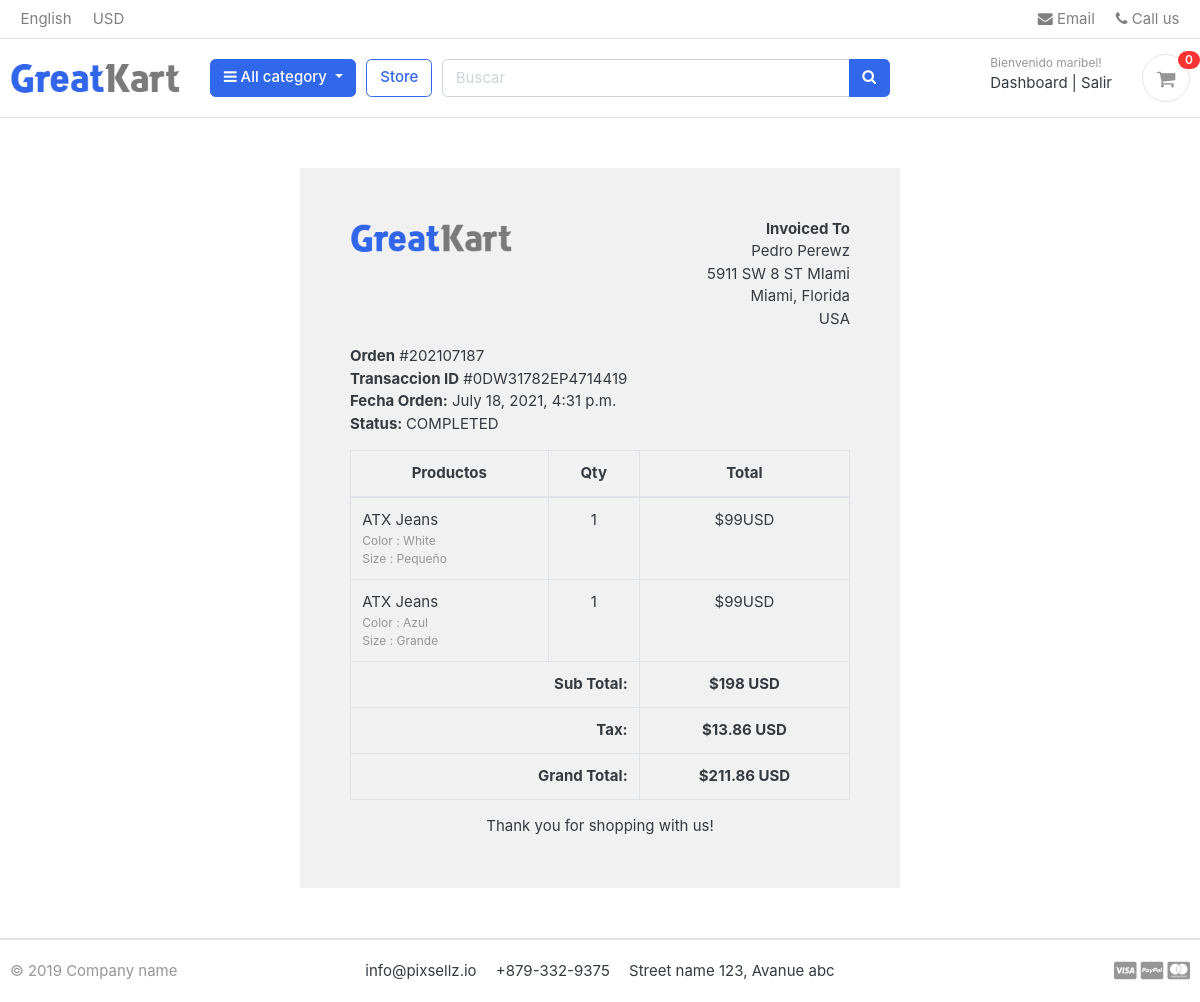
The page /cuentas/order_detail/202107187/ (signed in) on the database its author committed.
### cuentas/models.py (models this page shows, shortened)
class Account(AbstractBaseUser):
    first_name = models.CharField(max_length=50)
    last_name = models.CharField(max_length=50)
    username = models.CharField(max_length=100, unique=True)
    email = models.EmailField(max_length=100, unique=True)
    phone = models.CharField(max_length=50)
    date_joined = models.DateTimeField(auto_now_add=True)
    last_login = models.DateTimeField(auto_now_add=True)
    is_admin = models.BooleanField(default=False)
    is_staff = models.BooleanField(default=False)
    is_active = models.BooleanField(default=False)
    is_superadmin = models.BooleanField(default=False)
    USERNAME_FIELD= 'email'
    REQUIRED_FIELDS = ['username','first_name','last_name']
    objects= MyAccountManager()

### orders/models.py (models this page shows, shortened)
class Order(models.Model):
    STATUS = (
        ('New', 'New'),
        ('Accepted', 'Accepted'),
        ('Completed', 'Completed'),
        ('Cancelled', 'Cancelled'),
    )
    user           = models.ForeignKey(Account, on_delete=models.SET_NULL, null=True)
    payment        = models.ForeignKey(Payment, on_delete=models.SET_NULL, blank=True, null=True)
    order_number   = models.CharField(max_length=20)
    first_name     = models.CharField(max_length=50)
    last_name      = models.CharField(max_length=50)
    phone          = models.CharField(max_length=15)
    email          = models.EmailField(max_length=50)
    address_line_1 = models.CharField(max_length=50)
    address_line_2 = models.CharField(max_length=50, blank=True)
    city           = models.CharField(max_length=50)
    state          = models.CharField(max_length=50)
    country        = models.CharField(max_length=50)
    order_note     = models.CharField(max_length=50, blank=True)
    order_total    = models.FloatField()
    tax            = models.FloatField()
    status         = models.CharField(max_length=10, choices = STATUS, default='New')
    ip             = models.CharField(blank=True, max_length=20)
    is_ordered     = models.BooleanField(default=False)
    created_at     = models.DateTimeField(auto_now_add=True)
    updated_at     = models.DateTimeField(auto_now_add=True)
    def full_name (self):
        return f'{self.first_name} {self.last_name}'
    def full_address (self):
        return f'{self.address_line_1} {self.address_line_2}'

class Payment(models.Model):
    user            = models.ForeignKey(Account, on_delete=models.CASCADE)
    payment_id      = models.CharField(max_length=100)
    payment_method  = models.CharField(max_length=100)
    amount_paid     = models.CharField(max_length=100)
    status          = models.CharField(max_length=100)
    created_at      = models.DateTimeField(auto_now_add=True)

class OrderProduct(models.Model):
    order         = models.ForeignKey(Order, on_delete=models.CASCADE)
    payment       = models.ForeignKey(Payment, on_delete=models.SET_NULL, blank=True, null=True)
    user          = models.ForeignKey(Account, on_delete=models.CASCADE)
    producto      = models.ForeignKey(Producto, on_delete=models.CASCADE)
    variaciones   = models.ManyToManyField(Variaciones, blank= True)
    quantity      = models.IntegerField()
    product_price = models.FloatField()
    ordered       = models.BooleanField(default=False)
    created_at    = models.DateTimeField(auto_now_add=True)
    updated_at    = models.DateTimeField(auto_now=True)

### tienda/models.py (models this page shows, shortened)
class Producto(models.Model):
    producto         = models.CharField(max_length=200, unique=True)
    slug             = models.SlugField(max_length=200, unique=True)
    descripcion      = models.TextField(max_length=500, blank= True)
    precio           = models.IntegerField()
    images           = models.ImageField(upload_to ='photos/products')
    stock            = models.IntegerField()
    esta_disponible  = models.BooleanField(default=True)
    categoria        = models.ForeignKey(Categoria, on_delete= models.CASCADE)
    fecha_creada     = models.DateTimeField(auto_now_add=True)
    fecha_modificada = models.DateTimeField(auto_now=True)

class Variaciones(models.Model):
    producto            = models.ForeignKey(Producto, on_delete=models.CASCADE)
    categoria_variacion = models.CharField(max_length=100, choices= escoger_variacion_categoria)
    valor_variacion     = models.CharField(max_length=100)
    esta_activo         = models.BooleanField(default=True)
    fecha_creado        = models.DateTimeField(auto_now_add=True)
    objects = ManagerVariacion()

### cuentas/views.py (the view)
# urls.py: path('order_detail/<int:order_id>/', views.order_detail, name='order_detail'),
@login_required(login_url='entrar')
def order_detail(request, order_id):
    order_detail = OrderProduct.objects.filter(order__order_number=order_id)
    order= Order.objects.get(order_number= order_id)
    subtotal = 0
    for i in order_detail:
        subtotal += i.producto.precio * i.quantity
    context = {
        'order_detail': order_detail,
        'order': order,
        'subtotal': subtotal,
    }
    return render(request, 'cuentas/order_detail.html', context)

### templates/cuentas/order_detail.html
{% extends 'base.html' %}
{% load static %}
{% block content %}
<div class="container" style="margin: 0 auto;width: 50%;padding: 50px;background: #f1f1f1;margin-top: 50px;margin-bottom: 50px;">
    <div class="row invoice row-printable">
        <div class="col-md-12">
            <div class="panel panel-default plain" id="dash_0">
                <div class="panel-body p30">
                    <div class="row">
                        <div class="col-lg-6">
                            <div class="invoice-logo"><img src="{% static '/images/logo.png' %}" alt="Invoice logo" style="max-height: 40px;"></div>
                        </div>
                        <div class="col-lg-6">
                            <div class="invoice-from">
                                <ul class="list-unstyled text-right">
                                    <li><strong>Invoiced To</strong></li>
                                    <li>{{ order.full_name }}</li>
                                    <li>{{ order.full_address }}</li>
                                    <li>{{order.city }}, {{ order.state }}</li>
                                    <li>{{ order.country }}</li>
                                </ul>
                            </div>
                        </div>
                        <div class="col-lg-12">
                            <div class="invoice-details mt25">
                                <div class="well">
                                    <ul class="list-unstyled mb0">
                                        <li><strong>Orden</strong> #{{ order.order_number }}</li>
                                        <li><strong>Transaccion ID</strong> #{{ order.payment.payment_id }}</li>
                                        <li><strong>Fecha Orden:</strong> {{ order.created_at }}</li>
                                        <li><strong>Status: </strong>{{ order.payment.status }}</li>
                                    </ul>
                                </div>
                            </div>
                            <div class="invoice-items">
                                <div class="table-responsive" style="overflow: hidden; outline: none;" tabindex="0">
                                    <table class="table table-bordered">
                                        <thead>
                                            <tr>
                                                <th class="per70 text-center">Productos</th>
                                                <th class="per5 text-center">Qty</th>
                                                <th class="per25 text-center">Total</th>
                                            </tr>
                                        </thead>
                                        <tbody>
                                            {% for item in order_detail %}
                                            <tr>
                                                <td>{{ item.producto.producto }}
                                                    <p class="text-muted small">
                                                        {% if item.variaciones.all %}
                                                            {% for i in item.variaciones.all %}
                                                                 {{ i.categoria_variacion | capfirst }} : {{ i.valor_variacion | capfirst }} <br>
                                                            {% endfor %}
                                                        {% endif %}
                                                    </p>
                                                </td>
                                                <td class="text-center">{{ item.quantity }}</td>
                                                <td class="text-center">${{ item.producto.precio }}USD</td>
                                            </tr>
                                            {% endfor %}
                                        </tbody>
                                        <tfoot>
                                            <tr>
                                                <th colspan="2" class="text-right">Sub Total:</th>
                                                <th class="text-center">${{ subtotal }} USD</th>
                                            </tr>
                                            <tr>
                                                <th colspan="2" class="text-right">Tax:</th>
                                                <th class="text-center">${{ order.tax }} USD</th>
                                            </tr>
                                            <tr>
                                                <th colspan="2" class="text-right">Grand Total:</th>
                                                <th class="text-center">${{ order.order_total }} USD</th>
                                            </tr>
                                        </tfoot>
                                    </table>
                                </div>
                            </div>
                            <div class="invoice-footer mt25">
                                <p class="text-center">Thank you for shopping with us!</p>
                            </div>
                        </div>
                    </div>
                </div>
            </div>
        </div>
    </div>
    </div>
{% endblock %}

### templates/includes/navbar.html (shortened to what this page needs)
    {% load static %}
    <header class="section-header">
        <nav class="navbar p-md-0 navbar-expand-sm navbar-light border-bottom">
        <div class="container">
          <div class="collapse navbar-collapse" id="navbarTop4">
            <ul class="navbar-nav mr-auto">
                <li class="nav-item dropdown">
                     <a href="#" class="nav-link">   English </a>
                </li>
                <li class="nav-item dropdown">
                    <a href="#" class="nav-link"> USD </a>
                </li>
            </ul>
            <ul class="navbar-nav">
                <li><a href="#" class="nav-link"> <i class="fa fa-envelope"></i> Email </a></li>
                <li><a href="#" class="nav-link"> <i class="fa fa-phone"></i> Call us </a></li>
            </ul>
          </div>
        </div>
        </nav>
        <section class="header-main border-bottom">
            <div class="container">
        <div class="row align-items-center">
            <div class="col-lg-2 col-md-3 col-6">
                <a href="{% url 'home' %}" class="brand-wrap">
                    <img class="logo" src="{% static './images/logo.png' %}">
                </a>
            </div>
            <div class="col-lg col-sm col-md col-6 flex-grow-0">
                <div class="category-wrap dropdown d-inline-block float-right">
                    <button type="button" class="btn btn-primary dropdown-toggle" data-toggle="dropdown">
                        <i class="fa fa-bars"></i> All category
                    </button>
                </div>
            </div>
            <a href="{% url 'tienda' %}" class="btn btn-outline-primary">Store</a>
            <div class="col-lg  col-md-6 col-sm-12 col">
                <form action="{% url 'buscar' %}" class="buscar" method="GET">
                    <div class="input-group w-100">
                        <input type="text" class="form-control" style="width:60%;" placeholder="Buscar" name="keyword">
                        <div class="input-group-append">
                          <button class="btn btn-primary" type="submit">
                            <i class="fa fa-search"></i>
                          </button>
                        </div>
                    </div>
                </form>
            </div>
            <div class="col-lg-3 col-sm-6 col-8 order-2 order-lg-3">
                        <div class="d-flex justify-content-end mb-3 mb-lg-0">
                            {% if user.id is None %}
                            <div class="widget-header">
                                <small class="title text-muted">Welcome guest!</small>
                                <div>
                                    <a href="{% url 'entrar' %}">Entrar</a> <span class="dark-transp"> | </span>
                                    <a href="{% url 'registrate' %}"> Registrate</a>
                                </div>
                            </div>
                            {% else %}
                            <div class="widget-header">
                                <small class="title text-muted">Bienvenido {{ user.first_name }}!</small>
                                <div>
                                    <a href="{% url 'dashboard' %}">Dashboard</a> <span class="dark-transp"> | </span>
                                    <a href="{% url 'salir' %}"> Salir</a>
                                </div>
                            </div>
                            {% endif %}
                            <a href="{% url 'cart' %}" class="widget-header pl-3 ml-3">
                                <div class="icon icon-sm rounded-circle border"><i class="fa fa-shopping-cart"></i></div>
                                <span class="badge badge-pill badge-danger notify">{{ cart_count }}</span>
                            </a>
                        </div>
                    </div>
        </div>
            </div>
        </section>
        </header>

### rows shown on the page
Account: first_name "maribel"
Order: full_name "Pedro Perewz", full_address "5911 SW 8 ST MIami", city "Miami", state "Florida", country "USA", order_number "202107187", payment.payment_id "0DW31782EP4714419", created_at "July 18, 2021, 4:31 p.m.", payment.status "COMPLETED", tax "13.86", order_total "211.86"
OrderProduct: producto.producto "ATX Jeans", quantity "1", producto.precio "99"
Variaciones: categoria_variacion "Color", valor_variacion "White"
Variaciones: categoria_variacion "Size", valor_variacion "Pequeño"
OrderProduct: producto.producto "ATX Jeans", quantity "1", producto.precio "99"
Variaciones: categoria_variacion "Color", valor_variacion "Azul"
Variaciones: categoria_variacion "Size", valor_variacion "Grande"

### other values the page prints
{{ cart_count }} "0"
{{ subtotal }} "198"
